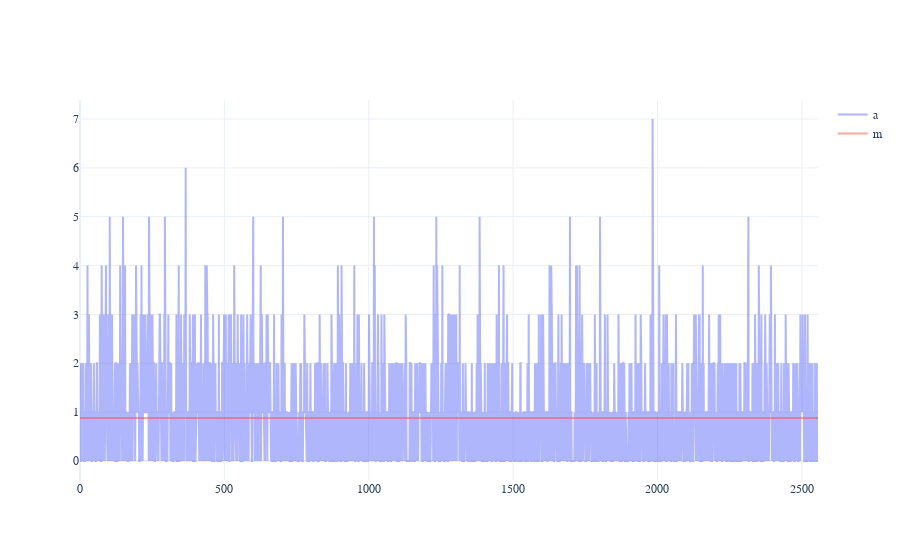

This figure's notebook cell:
### Code cell
a = dense_crimes[:,0,40] # .mean(0)
m = np.mean(a)*np.ones(len(a))
plot(a=a,m=m)

### Figure 1 — Plotly figure (JSON) as saved in the notebook; plotly's stock layout.template omitted (floating-point values rounded to 4 significant figures; data arrays with more than 128 entries replaced by an {"elided": "..."} marker saying what was removed)
{"data": [{"name": "a", "opacity": 0.5, "type": "scatter", "y": {"elided": "2557 int values"}}, {"name": "m", "opacity": 0.5, "type": "scatter", "y": {"elided": "2557 float values"}}], "layout": {"font": {"family": "STIXGeneral"}, "title": {"x": 0.5}, "xaxis": {"title": {}}, "yaxis": {"title": {}}}}
